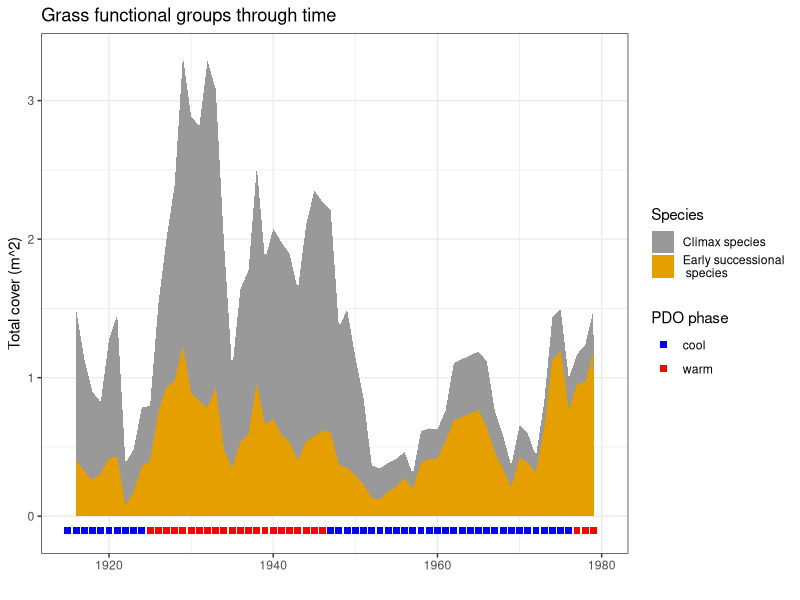
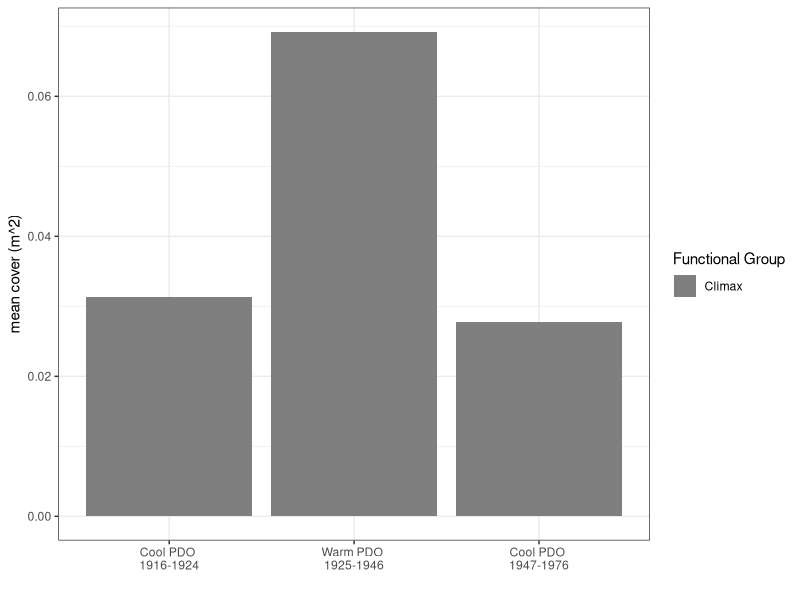
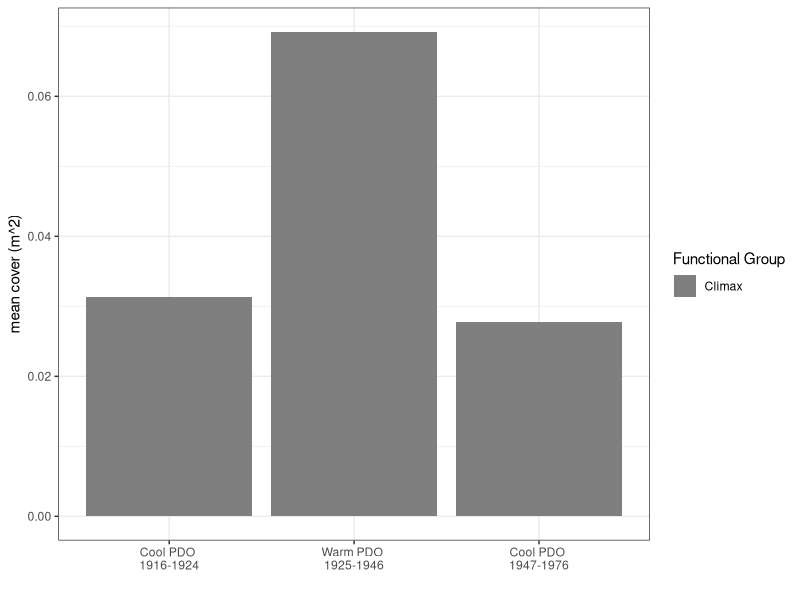

Write R code to recreate these figures, in order.
#' plot grass species groupings timeseries
#' 
#' EMC 5/14/21
#' last update: 10/7/21

library(dplyr)
library(ggplot2)
library(ggpubr)

# colors for figures
cbPalette <- c("#999999", "#E69F00", "#56B4E9", "#009E73", "#F0E442", "#0072B2", "#D55E00", "#CC79A7")

all_grass_species = read.csv('data/grass_species_timeseries_imputed.csv')

# functional groupings
func_groups = read.csv('data/grass_species_functional_grouping.csv')

# ========================================================================
# group data by species functional groups

# merge with func_groups, get total by group and quadrat
yearly_grass_groups = all_grass_species %>%
  merge(func_groups, all.y=T) %>%
  group_by(project_year, quadrat, functional_group) %>%
  summarize(cover=sum(total_cover)) 

# get yearly sum
yearly_mean_groups = yearly_grass_groups %>%
  group_by(project_year, functional_group) %>%
  summarize(sum_cover = sum(cover))

# PDO time periods
pdophases = data.frame(project_year = 1915:1979,
                       yint = rep(-0.1),
                       pdo_phase = as.factor(c(rep('cool',10), rep('warm',22), rep('cool',30), rep('warm',3))))

# Plot: mean grass species cover per quadrat per year
ts1 = dplyr::filter(yearly_mean_groups, project_year<1995)
ts2 = dplyr::filter(yearly_mean_groups, project_year>=1995)
grassgroups <- ggplot(ts1, aes(x=project_year)) +
  geom_area(aes(y=sum_cover, fill=functional_group)) +
  xlim(1915,1980) +
  geom_point(data=pdophases, aes(x=project_year, y=yint, color = pdo_phase), size=2, shape=15) +
  labs(x = '',
       y='Total cover (m^2)',
       fill='Species',
       color='PDO phase',
       title='Grass functional groups through time') +
  #  ylim(0,.2) +
  scale_color_manual(values=c('blue','red')) +
  scale_fill_manual(values=cbPalette, labels=c('Climax species','Early successional\n species','Seral species')) +
  theme_bw()
grassgroups
#ggsave('Figures/grass_func_groups_timeseries.png', plot=grassgroups, width=6, height=4)


# =============================================================
# functional group breakdown during discrete time periods

#pdo = read.csv('data/PDO_phases_byyear.csv')

pdophases = data.frame(year = 1916:1976,
                       pdo_phase = c(rep('Cool PDO \n1916-1924',9),
                                     rep('Warm PDO \n1925-1946',22),
                                     rep('Cool PDO \n1947-1976',30)))

grassgroupspdo =merge(yearly_grass_groups, pdophases, by.x='project_year', by.y='year')

grassgroupspdo_mean = grassgroupspdo %>%
  group_by(pdo_phase, functional_group) %>%
  summarize(mean_cover=mean(cover))

# reorder factors
grassgroupspdo_mean$pdo_phase = factor(grassgroupspdo_mean$pdo_phase, levels=c('Cool PDO \n1916-1924','Warm PDO \n1925-1946','Cool PDO \n1947-1976'))
grassgroupspdo_mean$functional_group = factor(grassgroupspdo_mean$functional_group, levels=c('climax','seral','early'))

fungroupbox = ggplot(grassgroupspdo_mean, aes(x=pdo_phase, y=mean_cover, fill=functional_group)) +
  geom_bar(position='stack', stat='identity') +
  scale_fill_manual(values=cbPalette, labels=c('Climax','Seral','Early \nsuccessional'), name='Functional Group') +
  xlab('') +
  ylab('mean cover (m^2)') +
  theme_bw() 
fungroupbox

ggsave('Figures/species_func_groups_byphase.png', plot=fungroupbox, width=5, height=3)

# old version
# # =======================================================================
# # divide into phase sections; chop off first 3 years of each phase
# c1 = dplyr::filter(yearly_grass_groups, project_year<1925)
# w1 = dplyr::filter(yearly_grass_groups, project_year>=1928, project_year<1947)
# c2 = dplyr::filter(yearly_grass_groups, project_year>=1950, project_year<1977)
# 
# 
# # first cold period
# # get average composition over the time period for each quadrat
# c1_comp = c1 %>%
#   group_by(quadrat, functional_group) %>%
#   summarize(mean_cover=mean(cover))
# # get average over quadrats for the time period
# c1_comp_total = c1_comp %>%
#   group_by(functional_group) %>%
#   summarize(mean_cover_all=mean(mean_cover),
#             sd_cover = sd(mean_cover))
# 
# # the error bars are huge
# c1_plot = ggplot(c1_comp_total, aes(x=functional_group, y=mean_cover_all, fill=functional_group)) +
#   geom_bar(stat='identity') +
#   #geom_errorbar(aes(ymin=mean_cover_all-sd_cover, ymax=mean_cover_all+sd_cover)) +
#   scale_fill_manual(values=cbPalette, labels=c('Aristida spp.','B. eriopoda','D. pulchella','Muhlenbergia spp.','Other','P. mutica',
#                                                'S. brevifolius','Sporobolus spp.')) +
#   ylim(0,.06) +
#   ggtitle('Cool PDO: 1916-1925') +
#   ylab('Cover (m^2)') +
#   xlab('') +
#   guides(fill='none') +
#   theme_bw() +
#   theme(axis.text.x=element_blank()) 
# c1_plot
# 
# 
# # first warm period
# # get average composition over the time period for each quadrat
# w1_comp = w1 %>%
#   group_by(quadrat, functional_group) %>%
#   summarize(mean_cover=mean(cover))
# # get average over quadrats for the time period
# w1_comp_total = w1_comp %>%
#   group_by(functional_group) %>%
#   summarize(mean_cover_all=mean(mean_cover),
#             sd_cover = sd(mean_cover))
# 
# # the error bars are huge
# w1_plot = ggplot(w1_comp_total, aes(x=functional_group, y=mean_cover_all, fill=functional_group)) +
#   geom_bar(stat='identity') +
#   #geom_errorbar(aes(ymin=mean_cover_all-sd_cover, ymax=mean_cover_all+sd_cover)) +
#   scale_fill_manual(values=cbPalette, labels=c('Aristida spp.','B. eriopoda','D. pulchella','Muhlenbergia spp.','Other','P. mutica',
#                                                'S. brevifolius','Sporobolus spp.')) +
#   ylim(0,.06) +
#   ggtitle('Warm PDO: 1928-1946') +
#   ylab('Cover (m^2)') +
#   xlab('') +
#   guides(fill='none') +
#   theme_bw() +
#   theme(axis.text.x=element_blank()) 
# w1_plot
# 
# # second cool period
# # get average composition over the time period for each quadrat
# c2_comp = c2 %>%
#   group_by(quadrat, functional_group) %>%
#   summarize(mean_cover=mean(cover))
# # get average over quadrats for the time period
# c2_comp_total = c2_comp %>%
#   group_by(functional_group) %>%
#   summarize(mean_cover_all=mean(mean_cover),
#             sd_cover = sd(mean_cover))
# 
# # the error bars are huge
# c2_plot = ggplot(c2_comp_total, aes(x=functional_group, y=mean_cover_all, fill=functional_group)) +
#   geom_bar(stat='identity') +
#   #geom_errorbar(aes(ymin=mean_cover_all-sd_cover, ymax=mean_cover_all+sd_cover)) +
#   scale_fill_manual(values=cbPalette, labels=c('Climax species','Early successional species','Seral species')) +
#   ylim(0,.06) +
#   ggtitle('Cool PDO: 1950-1977') +
#   ylab('Cover (m^2)') +
#   xlab('') +
#   #guides(fill='none') +
#   theme_bw() +
#   theme(axis.text.x=element_blank()) 
# c2_plot
# 
# composition_combined = ggarrange(c1_plot, w1_plot, c2_plot, nrow=1, common.legend = T, legend='bottom')
# composition_combined
# 
# #ggsave('Figures/speices_func_groups_byphase.png', plot=composition_combined, width=7.5, height=3)
